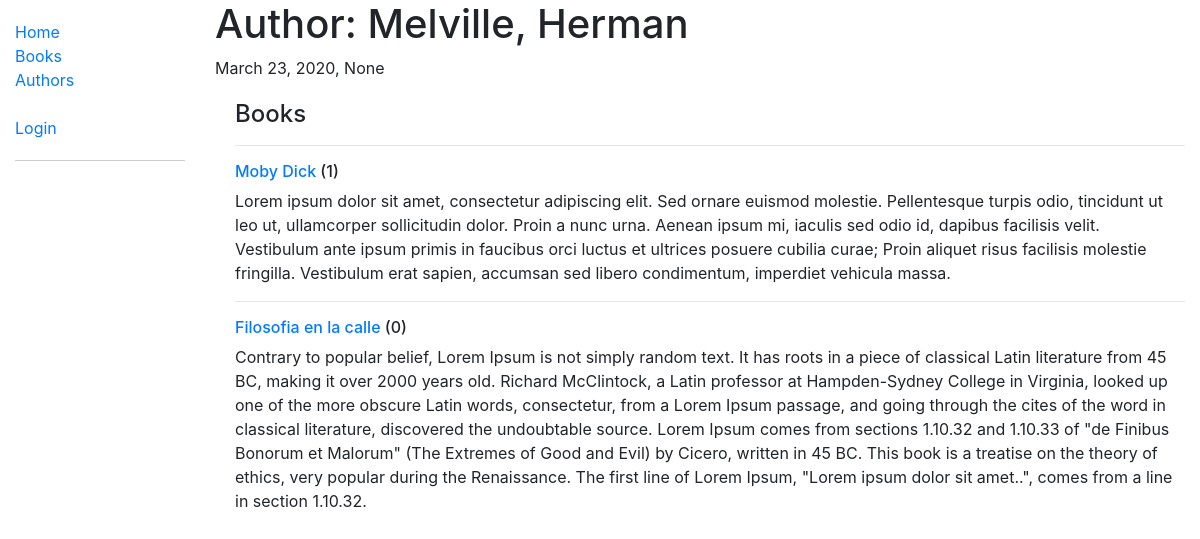
Page /catalog/author/5 on the committed database.
### catalog/models.py (models this page shows, shortened)
class Author(models.Model):
    first_name = models.CharField(max_length=100)
    last_name = models.CharField(max_length=100)
    date_of_birth = models.DateField(null=True, blank=True)
    date_of_death = models.DateField('died', null=True, blank=True)
    class Meta:
        ordering = ['last_name', 'first_name']

class Book(models.Model):
    title = models.CharField(max_length=200)
    author = models.ForeignKey('Author', on_delete=models.SET_NULL, null=True)
    summary = models.TextField(
        max_length=1000, help_text='Enter a brief description of the book')
    isbn = models.CharField(
        'ISBN', max_length=13, help_text='13 Character <a href="https://www.isbn-international.org/content/what-isbn">ISBN number</a>')
    language = models.ForeignKey(
        'Language', on_delete=models.SET_NULL, null=True)
    genre = models.ManyToManyField(
        Genre, help_text='Select a genre for this book')
    def get_absolute_url(self):
        return reverse('book-detail', args=[str(self.id)])
    def display_genre(self):
        return ', '.join(genre.name for genre in self.genre.all()[:3])
    display_genre.short_description = 'Genre'

### catalog/views.py (the view)
# urls.py: path('author/<int:pk>', views.AuthorDetailView.as_view(), name='author-detail'),
class AuthorDetailView(generic.DetailView):
    model = Author

### catalog/templates/catalog/author_detail.html
{% extends "base_generic.html" %}
{% block content %}
<h1>Author: {{ author.last_name }}, {{author.first_name }}</h1>
<p>{{author.date_of_birth}}, {{author.date_of_death}}</p>
<div style="margin-left:20px;margin-top:20px">
    <h4>Books</h4>
    {% for written_book in author.book_set.all %}
    <hr>
    <h6>
        <a href="{{written_book.get_absolute_url}}">{{ written_book.title }}</a>
        ({{ written_book.bookinstance_set.count }})
    </h6>
    <p> {{written_book.summary}}</p>
    {% endfor %}
</div>
{% endblock %}

### rows in the picture
Author: last_name "Melville", first_name "Herman", date_of_birth "March 23, 2020", date_of_death "None"
Book: title "Moby Dick", bookinstance_set.count "1", summary "Lorem ipsum dolor sit amet, consectetur adipiscing elit. Sed ornare euismod molestie. Pellentesque turpis odio, tincidunt ut leo ut, ullamcorper sollicitudin dolor. Proin a nunc urna. Aenean ipsum mi, iaculis sed odio id, dapibus facilisis velit. Vestibulum ante ipsum primis in faucibus orci luctus et ultrices posuere cubilia curae; Proin aliquet risus facilisis molestie fringilla. Vestibulum erat sapien, accumsan sed libero condimentum, imperdiet vehicula massa."
Book: title "Filosofia en la calle", bookinstance_set.count "0", summary "Contrary to popular belief, Lorem Ipsum is not simply random text. It has roots in a piece of classical Latin literature from 45 BC, making it over 2000 years old. Richard McClintock, a Latin professor at Hampden-Sydney College in Virginia, looked up one of the more obscure Latin words, consectetur, from a Lorem Ipsum passage, and going through the cites of the word in classical literature, discovered the undoubtable source. Lorem Ipsum comes from sections 1.10.32 and 1.10.33 of \"de Finibus Bonorum et Malorum\" (The Extremes of Good and Evil) by Cicero, written in 45 BC. This book is a treatise on the theory of ethics, very popular during the Renaissance. The first line of Lorem Ipsum,…"
